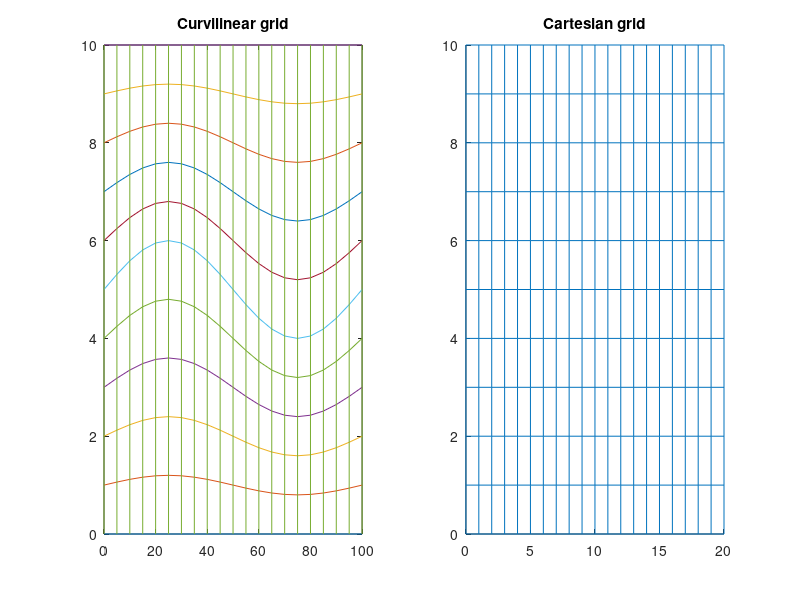

The MATLAB script that drew this image:
close all; clc; clear all;
%set(gca,'YDir','normal');
ny=10; %etamber of y lines
nx=20; %etamber of x lines
npml=10;

%Set rang
xmin=0;
xmax=100;
ymin=0;
ymax=10;
ymid=(ymax+ymin)/2;

% dksi=xmax/nx;
% deta=ymax/ny;
% ksipmls=dksi*2*npml;
% etapmls=deta*2*npml;
% xmax=xmax+ksipmls;
% ymax=ymax+etapmls;

x=linspace(xmin,xmax,nx+1);
y=sin(2*pi*x/max(x));
y=ymid+y;
y1=-ymid-sin(2*pi*x/max(x)-pi);
%Phys. domain
ksi=zeros(nx+1,ny+1);
eta=zeros(nx+1,ny+1);

%Comp. domain
xx=zeros(nx+1,ny+1);
yy=zeros(nx+1,ny+1);
dxx=1.0;
dyy=1.0;

for i=1:nx+1
    for j=1:ny+1
        xx(i,j)=dxx*(i-1);
        yy(i,j)=dyy*(j-1);
    end
end

%Calculate x-ksi in phys domain
for i=1:nx+1
        ksi(i,:)=x(1,i);
end

%subplot(2,2,2);
cksi=x;  %x in real space
nyr=round((ny)/2);
for i=1:ny+1
    if i<=nyr
        ceta=(i-1)*y/nyr; %y in real space
        eta(:,i)=ceta(1,:);
        %plot(cksi,ceta); hold on  %plot horizontal y lines
    else
        %disp('>');
        ceta=ymax+(ny-i+1)*y1/(ny-nyr); %y in real space
        eta(:,i)=ceta(1,:);
        %plot(cksi,ceta); hold on  %plot horizontal y lines
    end
%     if i==ny+1 %plot vertical lines for x
%         for j=1:nx
%             line([x(j),x(j)],[0,ceta(j)]); hold on
%         endend
%     end
end

% pmln=zeros(npml,ny+2*npml+1);
% pmls=zeros(npml,ny+2*npml+1);
% pmlw=zeros(nx+1, npml);
% pmle=zeros(nx+1, npml);
% 
% %fill the pmls with it's coordinates
% 
% 
% %Left and right PMLs
% ksi=[pmlw ksi pmle];
% eta=[pmlw eta pmle];
% 
% % %Top and bottom PMLs
%  ksi=[pmls; ksi; pmln];
%  eta=[pmls; eta; pmln];

% for i=1:nx+1
%     for j=1:ny+1
%         scatter(ksi(i,j),eta(i,j))
%     end
% end

%-------------------------------------------------------------------------
%Plot Cartesian grid
subplot(1,2,2)
title('Cartesian grid')
%plot grid lines
for i=2:nx+1
    for j=2:ny+1
        line([xx(i-1,j-1) xx(i-1,j-1)],[yy(i-1,j-1) yy(i-1,j)]); hold on; %vertical
        line([xx(i-1,j-1) xx(i,j-1)],[yy(i-1,j-1) yy(i-1,j-1)]); hold on; %horizontal
    end
end
line([xx(1,1) xx(end,1)],[max(yy(1,:)) max(yy(1,:))]);
line([xx(end,1) xx(end,1)],[yy(1,1) yy(1,end)]);
%--------------------------------------------------------------------------
%Plot curvilinear coordinates
subplot(1,2,1)
%plot grid lines
for i=1:ny+1
    plot(ksi(:,i),eta(:,i)); hold on
end
for i=1:nx+1
    line([ksi(i,1),ksi(i,1)],[0,eta(i,end)]); hold on
end
title('Curvilinear grid')


%--------------------------------------------------------------------------
%Derivatives and Jacobian
J=cell(nx,ny);
Ji=cell(nx,ny);
for i=2:nx+1
    for j=2:ny+1
        dksi_dx=(ksi(i,j)-ksi(i-1,j))/(xx(i,j)-xx(i-1,j));
        dksi_dy=(ksi(i,j)-ksi(i,j-1))/(yy(i,j)-yy(i,j-1));
        deta_dx=(eta(i,j)-eta(i-1,j))/(xx(i,j)-xx(i-1,j));
        deta_dy=(eta(i,j)-eta(i,j-1))/(yy(i,j)-yy(i,j-1));
        J{i-1,j-1}=[dksi_dx dksi_dy; deta_dx deta_dy];
        
        dx_dksi=(xx(i,j)-xx(i-1,j))/(ksi(i,j)-ksi(i-1,j));
        dy_dksi=(yy(i,j)-yy(i,j-1))/(ksi(i,j)-ksi(i,j-1));
        dx_deta=(xx(i,j)-xx(i-1,j))/(eta(i,j)-eta(i-1,j));
        dy_deta=(yy(i,j)-yy(i,j-1))/(eta(i,j)-eta(i,j-1));
        Ji{i-1,j-1}=[dx_dksi dx_deta; dy_dksi dy_deta];
    end
end
disp('Jacobian cell-array created');
disp('Finished');